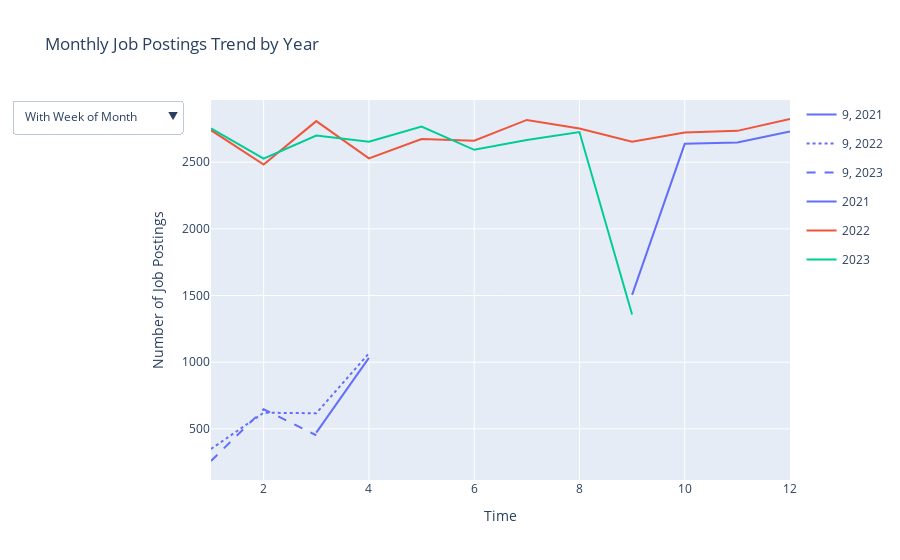

The notebook cell saved with this chart:
### Code cell
import pandas as pd
from math import ceil
import plotly.express as px
import plotly.graph_objects as go

def create_job_postings_trend_plot(data):
    # Extracting time components
    data['year'] = data['Job Posting Date'].dt.year
    data['month'] = data['Job Posting Date'].dt.month

    # Define a function to calculate the week of the month
    def week_of_month(dt):
        first_day = dt.replace(day=1)
        dom = dt.day
        adjusted_dom = dom + first_day.weekday()
        return min(4, int(ceil(adjusted_dom / 7.0)))

    # Apply the function to the DataFrame
    data['week_of_month'] = data['Job Posting Date'].apply(week_of_month)

    # Define a function to group data with an optional week_of_month filter
    def group_data(data, use_week_of_month=True):
        if use_week_of_month:
            grouped_data = data.groupby(['year', 'month', 'week_of_month']).agg(num_postings=('Job Id', 'nunique')).reset_index()
        else:
            grouped_data = data.groupby(['year', 'month']).agg(num_postings=('Job Id', 'nunique')).reset_index()
        return grouped_data

    # Group data for both scenarios
    grouped_data_with_week = group_data(data, use_week_of_month=True)
    grouped_data_without_week = group_data(data, use_week_of_month=False)

    # Create plots
    fig_with_week = px.line(grouped_data_with_week, x='week_of_month', y='num_postings', color='month', line_dash='year',
                            title='Weekly Job Postings Trend by Month and Year',
                            labels={'week_of_month': 'Week of Month', 'num_postings': 'Number of Job Postings', 'month': 'Month-Year'})
    fig_without_week = px.line(grouped_data_without_week, x='month', y='num_postings', color='year',
                               title='Monthly Job Postings Trend by Year',
                               labels={'month': 'Month', 'num_postings': 'Number of Job Postings', 'year': 'Year'})

    # Initialize an empty figure
    fig = go.Figure()

    # Add traces for the plot with week of month
    for trace in fig_with_week['data']:
        fig.add_trace(trace)
        fig.update_traces(visible=False)

    # Add traces for the plot without week of month
    for trace in fig_without_week['data']:
        fig.add_trace(trace)

    # Initially set the plot without week of month to be visible
    for i in range(len(fig_without_week['data'])):
        fig.data[i].visible = True

    # Define the dropdown menu
    updatemenu = [
        {
            'buttons': [
                {
                    'label': "With Week of Month",
                    'method': "update",
                    'args': [{"visible": [True if i < len(fig_with_week['data']) else False for i in range(len(fig_with_week['data']) + len(fig_without_week['data']))]},
                             {"title": "Weekly Job Postings Trend by Month and Year"}]
                },
                {
                    'label': "Without Week of Month",
                    'method': "update",
                    'args': [{"visible": [False if i < len(fig_with_week['data']) else True for i in range(len(fig_with_week['data']) + len(fig_without_week['data']))]},
                             {"title": "Monthly Job Postings Trend by Year"}]
                }
            ],
            'direction': "down",
            'showactive': True
        }
    ]

    # Update layout with dropdown
    fig.update_layout(
        updatemenus=updatemenu,
        title="Monthly Job Postings Trend by Year",
        xaxis_title="Time",
        yaxis_title="Number of Job Postings"
    )

    fig.show()



# Call the function with the sample data
create_job_postings_trend_plot(data_US)

### Figure 1 — Plotly figure (JSON) as saved in the notebook; plotly's stock layout.template omitted (floating-point values rounded to 4 significant figures)
{"data": [{"hovertemplate": "Month-Year=9<br>year=2021<br>Week of Month=%{x}<br>Number of Job Postings=%{y}<extra></extra>", "legendgroup": "9, 2021", "line": {"color": "#636efa", "dash": "solid"}, "mode": "lines", "name": "9, 2021", "orientation": "v", "showlegend": true, "type": "scatter", "visible": true, "x": [3, 4], "xaxis": "x", "y": [472, 1033], "yaxis": "y"}, {"hovertemplate": "Month-Year=9<br>year=2022<br>Week of Month=%{x}<br>Number of Job Postings=%{y}<extra></extra>", "legendgroup": "9, 2022", "line": {"color": "#636efa", "dash": "dot"}, "mode": "lines", "name": "9, 2022", "orientation": "v", "showlegend": true, "type": "scatter", "visible": true, "x": [1, 2, 3, 4], "xaxis": "x", "y": [349, 621, 617, 1067], "yaxis": "y"}, {"hovertemplate": "Month-Year=9<br>year=2023<br>Week of Month=%{x}<br>Number of Job Postings=%{y}<extra></extra>", "legendgroup": "9, 2023", "line": {"color": "#636efa", "dash": "dash"}, "mode": "lines", "name": "9, 2023", "orientation": "v", "showlegend": true, "type": "scatter", "visible": true, "x": [1, 2, 3], "xaxis": "x", "y": [259, 647, 452], "yaxis": "y"}, {"hovertemplate": "Month-Year=10<br>year=2021<br>Week of Month=%{x}<br>Number of Job Postings=%{y}<extra></extra>", "legendgroup": "10, 2021", "line": {"color": "#EF553B", "dash": "solid"}, "mode": "lines", "name": "10, 2021", "orientation": "v", "showlegend": true, "type": "scatter", "visible": false, "x": [1, 2, 3, 4], "xaxis": "x", "y": [272, 601, 599, 1166], "yaxis": "y"}, {"hovertemplate": "Month-Year=10<br>year=2022<br>Week of Month=%{x}<br>Number of Job Postings=%{y}<extra></extra>", "legendgroup": "10, 2022", "line": {"color": "#EF553B", "dash": "dot"}, "mode": "lines", "name": "10, 2022", "orientation": "v", "showlegend": true, "type": "scatter", "visible": false, "x": [1, 2, 3, 4], "xaxis": "x", "y": [208, 633, 621, 1260], "yaxis": "y"}, {"hovertemplate": "Month-Year=11<br>year=2021<br>Week of Month=%{x}<br>Number of Job Postings=%{y}<extra></extra>", "legendgroup": "11, 2021", "line": {"color": "#00cc96", "dash": "solid"}, "mode": "lines", "name": "11, 2021", "orientation": "v", "showlegend": true, "type": "scatter", "visible": false, "x": [1, 2, 3, 4], "xaxis": "x", "y": [653, 572, 614, 809], "yaxis": "y"}, {"hovertemplate": "Month-Year=11<br>year=2022<br>Week of Month=%{x}<br>Number of Job Postings=%{y}<extra></extra>", "legendgroup": "11, 2022", "line": {"color": "#00cc96", "dash": "dot"}, "mode": "lines", "name": "11, 2022", "orientation": "v", "showlegend": true, "type": "scatter", "visible": false, "x": [1, 2, 3, 4], "xaxis": "x", "y": [590, 649, 581, 915], "yaxis": "y"}, {"hovertemplate": "Month-Year=12<br>year=2021<br>Week of Month=%{x}<br>Number of Job Postings=%{y}<extra></extra>", "legendgroup": "12, 2021", "line": {"color": "#ab63fa", "dash": "solid"}, "mode": "lines", "name": "12, 2021", "orientation": "v", "showlegend": true, "type": "scatter", "visible": false, "x": [1, 2, 3, 4], "xaxis": "x", "y": [426, 606, 651, 1048], "yaxis": "y"}, {"hovertemplate": "Month-Year=12<br>year=2022<br>Week of Month=%{x}<br>Number of Job Postings=%{y}<extra></extra>", "legendgroup": "12, 2022", "line": {"color": "#ab63fa", "dash": "dot"}, "mode": "lines", "name": "12, 2022", "orientation": "v", "showlegend": true, "type": "scatter", "visible": false, "x": [1, 2, 3, 4], "xaxis": "x", "y": [352, 657, 612, 1203], "yaxis": "y"}, {"hovertemplate": "Month-Year=1<br>year=2022<br>Week of Month=%{x}<br>Number of Job Postings=%{y}<extra></extra>", "legendgroup": "1, 2022", "line": {"color": "#FFA15A", "dash": "dot"}, "mode": "lines", "name": "1, 2022", "orientation": "v", "showlegend": true, "type": "scatter", "visible": false, "x": [1, 2, 3, 4], "xaxis": "x", "y": [185, 645, 600, 1310], "yaxis": "y"}, {"hovertemplate": "Month-Year=1<br>year=2023<br>Week of Month=%{x}<br>Number of Job Postings=%{y}<extra></extra>", "legendgroup": "1, 2023", "line": {"color": "#FFA15A", "dash": "dash"}, "mode": "lines", "name": "1, 2023", "orientation": "v", "showlegend": true, "type": "scatter", "visible": false, "x": [1, 2, 3, 4], "xaxis": "x", "y": [81, 606, 645, 1421], "yaxis": "y"}, {"hovertemplate": "Month-Year=2<br>year=2022<br>Week of Month=%{x}<br>Number of Job Postings=%{y}<extra></extra>", "legendgroup": "2, 2022", "line": {"color": "#19d3f3", "dash": "dot"}, "mode": "lines", "name": "2, 2022", "orientation": "v", "showlegend": true, "type": "scatter", "visible": false, "x": [1, 2, 3, 4], "xaxis": "x", "y": [513, 575, 649, 746], "yaxis": "y"}, {"hovertemplate": "Month-Year=2<br>year=2023<br>Week of Month=%{x}<br>Number of Job Postings=%{y}<extra></extra>", "legendgroup": "2, 2023", "line": {"color": "#19d3f3", "dash": "dash"}, "mode": "lines", "name": "2, 2023", "orientation": "v", "showlegend": true, "type": "scatter", "visible": false, "x": [1, 2, 3, 4], "xaxis": "x", "y": [456, 662, 597, 811], "yaxis": "y"}, {"hovertemplate": "Month-Year=3<br>year=2022<br>Week of Month=%{x}<br>Number of Job Postings=%{y}<extra></extra>", "legendgroup": "3, 2022", "line": {"color": "#FF6692", "dash": "dot"}, "mode": "lines", "name": "3, 2022", "orientation": "v", "showlegend": true, "type": "scatter", "visible": false, "x": [1, 2, 3, 4], "xaxis": "x", "y": [530, 639, 637, 1002], "yaxis": "y"}, {"hovertemplate": "Month-Year=3<br>year=2023<br>Week of Month=%{x}<br>Number of Job Postings=%{y}<extra></extra>", "legendgroup": "3, 2023", "line": {"color": "#FF6692", "dash": "dash"}, "mode": "lines", "name": "3, 2023", "orientation": "v", "showlegend": true, "type": "scatter", "visible": false, "x": [1, 2, 3, 4], "xaxis": "x", "y": [441, 595, 615, 1049], "yaxis": "y"}, {"hovertemplate": "Month-Year=4<br>year=2022<br>Week of Month=%{x}<br>Number of Job Postings=%{y}<extra></extra>", "legendgroup": "4, 2022", "line": {"color": "#B6E880", "dash": "dot"}, "mode": "lines", "name": "4, 2022", "orientation": "v", "showlegend": true, "type": "scatter", "visible": false, "x": [1, 2, 3, 4], "xaxis": "x", "y": [262, 544, 588, 1135], "yaxis": "y"}, {"hovertemplate": "Month-Year=4<br>year=2023<br>Week of Month=%{x}<br>Number of Job Postings=%{y}<extra></extra>", "legendgroup": "4, 2023", "line": {"color": "#B6E880", "dash": "dash"}, "mode": "lines", "name": "4, 2023", "orientation": "v", "showlegend": true, "type": "scatter", "visible": false, "x": [1, 2, 3, 4], "xaxis": "x", "y": [204, 598, 624, 1227], "yaxis": "y"}, {"hovertemplate": "Month-Year=5<br>year=2022<br>Week of Month=%{x}<br>Number of Job Postings=%{y}<extra></extra>", "legendgroup": "5, 2022", "line": {"color": "#FF97FF", "dash": "dot"}, "mode": "lines", "name": "5, 2022", "orientation": "v", "showlegend": true, "type": "scatter", "visible": false, "x": [1, 2, 3, 4], "xaxis": "x", "y": [87, 603, 600, 1384], "yaxis": "y"}, {"hovertemplate": "Month-Year=5<br>year=2023<br>Week of Month=%{x}<br>Number of Job Postings=%{y}<extra></extra>", "legendgroup": "5, 2023", "line": {"color": "#FF97FF", "dash": "dash"}, "mode": "lines", "name": "5, 2023", "orientation": "v", "showlegend": true, "type": "scatter", "visible": false, "x": [1, 2, 3, 4], "xaxis": "x", "y": [604, 582, 657, 924], "yaxis": "y"}, {"hovertemplate": "Month-Year=6<br>year=2022<br>Week of Month=%{x}<br>Number of Job Postings=%{y}<extra></extra>", "legendgroup": "6, 2022", "line": {"color": "#FECB52", "dash": "dot"}, "mode": "lines", "name": "6, 2022", "orientation": "v", "showlegend": true, "type": "scatter", "visible": false, "x": [1, 2, 3, 4], "xaxis": "x", "y": [442, 591, 647, 981], "yaxis": "y"}, {"hovertemplate": "Month-Year=6<br>year=2023<br>Week of Month=%{x}<br>Number of Job Postings=%{y}<extra></extra>", "legendgroup": "6, 2023", "line": {"color": "#FECB52", "dash": "dash"}, "mode": "lines", "name": "6, 2023", "orientation": "v", "showlegend": true, "type": "scatter", "visible": false, "x": [1, 2, 3, 4], "xaxis": "x", "y": [333, 614, 589, 1057], "yaxis": "y"}, {"hovertemplate": "Month-Year=7<br>year=2022<br>Week of Month=%{x}<br>Number of Job Postings=%{y}<extra></extra>", "legendgroup": "7, 2022", "line": {"color": "#636efa", "dash": "dot"}, "mode": "lines", "name": "7, 2022", "orientation": "v", "showlegend": true, "type": "scatter", "visible": false, "x": [1, 2, 3, 4], "xaxis": "x", "y": [282, 650, 640, 1245], "yaxis": "y"}, {"hovertemplate": "Month-Year=7<br>year=2023<br>Week of Month=%{x}<br>Number of Job Postings=%{y}<extra></extra>", "legendgroup": "7, 2023", "line": {"color": "#636efa", "dash": "dash"}, "mode": "lines", "name": "7, 2023", "orientation": "v", "showlegend": true, "type": "scatter", "visible": false, "x": [1, 2, 3, 4], "xaxis": "x", "y": [163, 577, 617, 1309], "yaxis": "y"}, {"hovertemplate": "Month-Year=8<br>year=2022<br>Week of Month=%{x}<br>Number of Job Postings=%{y}<extra></extra>", "legendgroup": "8, 2022", "line": {"color": "#EF553B", "dash": "dot"}, "mode": "lines", "name": "8, 2022", "orientation": "v", "showlegend": true, "type": "scatter", "visible": false, "x": [1, 2, 3, 4], "xaxis": "x", "y": [657, 634, 593, 869], "yaxis": "y"}, {"hovertemplate": "Month-Year=8<br>year=2023<br>Week of Month=%{x}<br>Number of Job Postings=%{y}<extra></extra>", "legendgroup": "8, 2023", "line": {"color": "#EF553B", "dash": "dash"}, "mode": "lines", "name": "8, 2023", "orientation": "v", "showlegend": true, "type": "scatter", "visible": false, "x": [1, 2, 3, 4], "xaxis": "x", "y": [507, 605, 622, 992], "yaxis": "y"}, {"hovertemplate": "Year=2021<br>Month=%{x}<br>Number of Job Postings=%{y}<extra></extra>", "legendgroup": "2021", "line": {"color": "#636efa", "dash": "solid"}, "mode": "lines", "name": "2021", "orientation": "v", "showlegend": true, "type": "scatter", "x": [9, 10, 11, 12], "xaxis": "x", "y": [1505, 2638, 2648, 2731], "yaxis": "y"}, {"hovertemplate": "Year=2022<br>Month=%{x}<br>Number of Job Postings=%{y}<extra></extra>", "legendgroup": "2022", "line": {"color": "#EF553B", "dash": "solid"}, "mode": "lines", "name": "2022", "orientation": "v", "showlegend": true, "type": "scatter", "x": [1, 2, 3, 4, 5, 6, 7, 8, 9, 10, 11, 12], "xaxis": "x", "y": [2740, 2483, 2808, 2529, 2674, 2661, 2817, 2753, 2654, 2722, 2735, 2824], "yaxis": "y"}, {"hovertemplate": "Year=2023<br>Month=%{x}<br>Number of Job Postings=%{y}<extra></extra>", "legendgroup": "2023", "line": {"color": "#00cc96", "dash": "solid"}, "mode": "lines", "name": "2023", "orientation": "v", "showlegend": true, "type": "scatter", "x": [1, 2, 3, 4, 5, 6, 7, 8, 9], "xaxis": "x", "y": [2753, 2526, 2700, 2653, 2767, 2593, 2666, 2726, 1358], "yaxis": "y"}], "layout": {"title": {"text": "Monthly Job Postings Trend by Year"}, "updatemenus": [{"buttons": [{"args": [{"visible": [true, true, true, true, true, true, true, true, true, true, true, true, true, true, true, true, true, true, true, true, true, true, true, true, true, false, false, false]}, {"title": "Weekly Job Postings Trend by Month and Year"}], "label": "With Week of Month", "method": "update"}, {"args": [{"visible": [false, false, false, false, false, false, false, false, false, false, false, false, false, false, false, false, false, false, false, false, false, false, false, false, false, true, true, true]}, {"title": "Monthly Job Postings Trend by Year"}], "label": "Without Week of Month", "method": "update"}], "direction": "down", "showactive": true}], "xaxis": {"title": {"text": "Time"}}, "yaxis": {"title": {"text": "Number of Job Postings"}}}}
